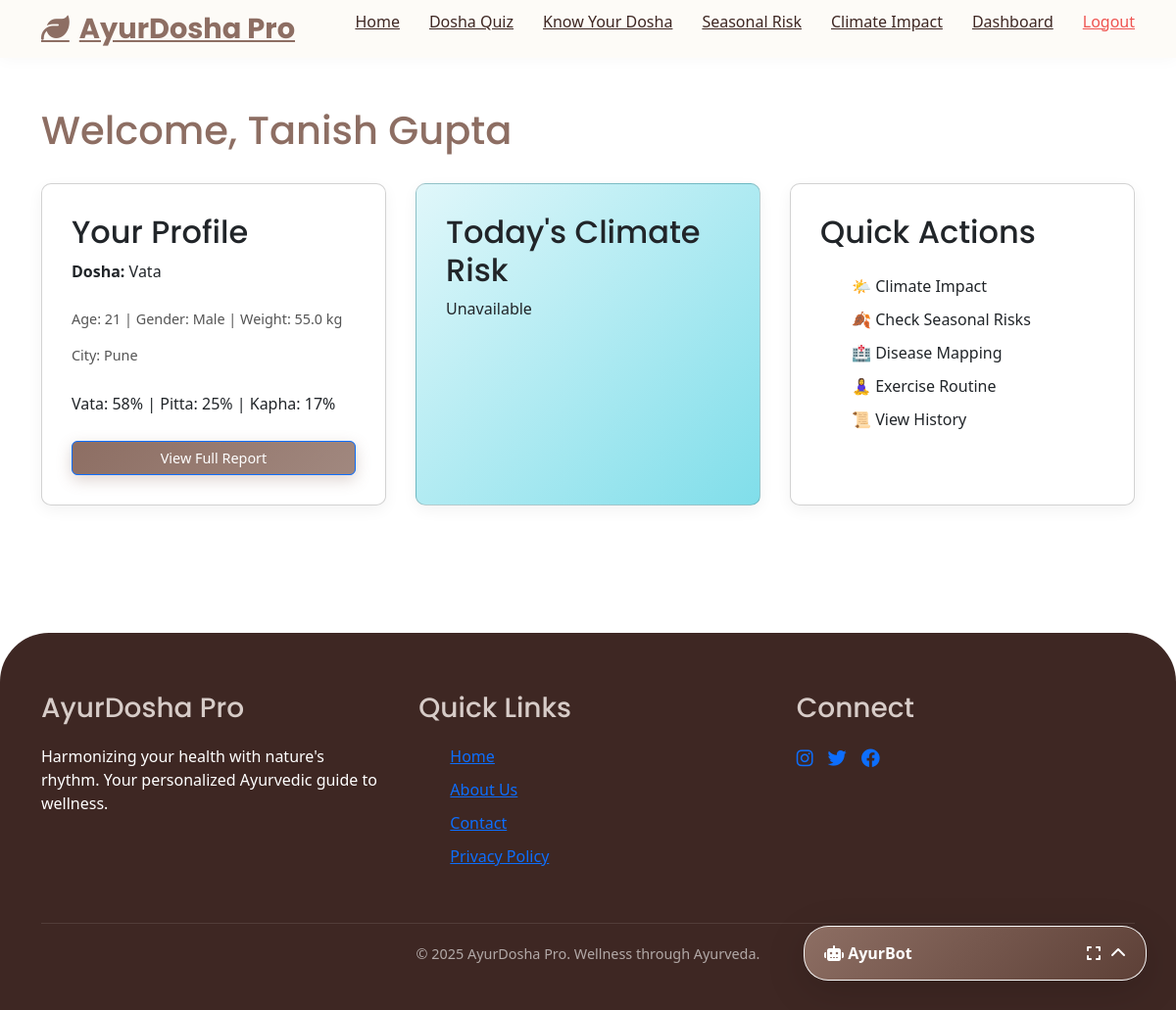
The app's page /dashboard (signed in) with its own data.
### tables this page shows
CREATE TABLE users (
            id TEXT PRIMARY KEY,
            name TEXT,
            email TEXT UNIQUE,
            password_hash TEXT,
            age INTEGER,
            gender TEXT,
            city TEXT,
            vata_score INTEGER,
            pitta_score INTEGER,
            kapha_score INTEGER,
            prakruti TEXT,
            created_at TIMESTAMP DEFAULT CURRENT_TIMESTAMP
        , weight REAL);

### app.py (the view)
@app.route('/dashboard')
def dashboard():
    conn = get_db_connection()
    user = conn.execute('SELECT * FROM users WHERE id = ?', (session['user_id'],)).fetchone()
    conn.close()
    return render_template('dashboard.html', user=user)

### app.py (called while the page is built)
def get_db_connection():
    conn = sqlite3.connect(DB_NAME)
    conn.row_factory = sqlite3.Row
    return conn

@app.before_request
def require_login():
    allowed_routes = ['login', 'signup', 'api_login', 'api_signup', 'static', 'index', 'about', 'contact']
    if request.endpoint not in allowed_routes and 'user_id' not in session:
        if request.endpoint == 'static':
            return
        return redirect(url_for('login'))

### templates/dashboard.html (shortened to what this page needs)
{% extends "base.html" %}
{% block content %}
<section style="padding: 50px 0;">
    <div class="container">
        <h1 style="color: var(--primary-color);">Welcome, {{ user['name'] }}</h1>
        <div
            style="display: grid; grid-template-columns: repeat(auto-fit, minmax(300px, 1fr)); gap: 30px; margin-top: 30px;">
            <div class="card"
                style="background: var(--white); padding: 30px; border-radius: 10px; box-shadow: 0 5px 15px rgba(0,0,0,0.05);">
                <h2>Your Profile</h2>
                {% if user['prakruti'] %}
                <p><strong>Dosha:</strong> {{ user['prakruti'] }}</p>
                <div style="margin: 10px 0; font-size: 0.9rem; color: #555;">
                    <p>Age: {{ user['age'] }} | Gender: {{ user['gender'] }} | Weight: {{ user['weight'] }} kg</p>
                    <p>City: {{ user['city'] }}</p>
                </div>
                <p>Vata: {{ user['vata_score'] }}% | Pitta: {{ user['pitta_score'] }}% | Kapha: {{ user['kapha_score']
                    }}%</p>
                <a href="/result" class="btn btn-primary" style="margin-top: 10px; font-size: 0.9rem;">View Full
                    Report</a>
                {% else %}
                <p>You haven't taken the quiz yet.</p>
                <a href="/questionnaire" class="btn btn-primary" style="margin-top: 10px;">Take Quiz</a>
                {% endif %}
            </div>
            <div class="card"
                style="background: linear-gradient(135deg, #e0f7fa 0%, #80deea 100%); padding: 30px; border-radius: 10px; box-shadow: 0 5px 15px rgba(0,0,0,0.05);">
                <h2>Today's Climate Risk</h2>
                <div id="dashboard-climate-loading">Loading...</div>
            </div>
            <div class="card"
                style="background: var(--white); padding: 30px; border-radius: 10px; box-shadow: 0 5px 15px rgba(0,0,0,0.05);">
                <h2>Quick Actions</h2>
                <ul style="list-style: none; margin-top: 15px;">
                    <li style="margin-bottom: 10px;"><a href="/climate-impact"
                            style="color: var(--text-color); text-decoration: none;">🌤️ Climate Impact</a></li>
                    <li style="margin-bottom: 10px;"><a href="/seasonal"
                            style="color: var(--text-color); text-decoration: none;">🍂 Check Seasonal Risks</a></li>
                    <li style="margin-bottom: 10px;"><a href="/diseases"
                            style="color: var(--text-color); text-decoration: none;">🏥 Disease Mapping</a></li>
                    <li style="margin-bottom: 10px;"><a href="/exercise"
                            style="color: var(--text-color); text-decoration: none;">🧘‍♀️ Exercise Routine</a></li>
                    <li style="margin-bottom: 10px;"><a href="/history"
                            style="color: var(--text-color); text-decoration: none;">📜 View History</a></li>
                </ul>
            </div>
        </div>
    </div>
</section>
{% endblock %}

### static/css/style.css (style rules this page uses)
:root { --primary-color: #8D6E63; --primary-dark: #5D4037; --secondary-color: #A1887F; --accent-color: #D7CCC8; --climate-blue: #81D4FA; --climate-warm: #FFCC80; --climate-green: #A5D6A7; --text-dark: #3E2723; --text-light: #5D4037; --text-muted: #8D6E63; --white: #FFFFFF; --off-white: #FDFBF7; --glass-bg: rgba(255, 255, 255, 0.7); --glass-border: rgba(255, 255, 255, 0.5); --shadow-soft: 0 10px 30px rgba(0, 0, 0, 0.05); --shadow-hover: 0 15px 40px rgba(0, 0, 0, 0.1); --font-heading: 'Poppins', sans-serif; --font-body: 'Inter', sans-serif; }
* { margin: 0; padding: 0; box-sizing: border-box; }
body { font-family: var(--font-body); background-color: var(--off-white); color: var(--text-dark); line-height: 1.7; overflow-x: hidden; }
h1, h2, h3, h4, h5, h6 { font-family: var(--font-heading); font-weight: 600; color: var(--text-dark); margin-bottom: 1rem; }
a { text-decoration: none; color: inherit; transition: all 0.3s ease; }
ul { list-style: none; }
.container { max-width: 1200px; margin: 0 auto; padding: 0 20px; }
.btn { display: inline-block; padding: 12px 30px; border-radius: 50px; font-weight: 600; cursor: pointer; transition: all 0.3s ease; border: none; }
.btn-primary { background: linear-gradient(135deg, var(--primary-color), var(--secondary-color)); color: var(--white); box-shadow: 0 5px 15px rgba(141, 110, 99, 0.3); }
.card { background: var(--white); border-radius: 20px; padding: 30px; box-shadow: var(--shadow-soft); transition: all 0.4s ease; border: 1px solid rgba(0, 0, 0, 0.02); }

### records on screen
users: name "Tanish Gupta", prakruti "Vata", age "21", gender "Male", weight "55.0", city "Pune", vata_score "58", pitta_score "25", kapha_score "17"
